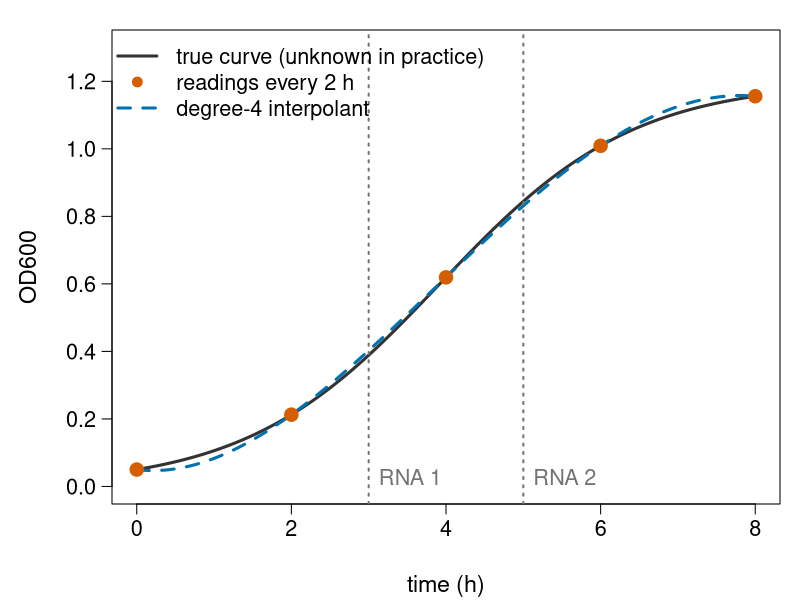
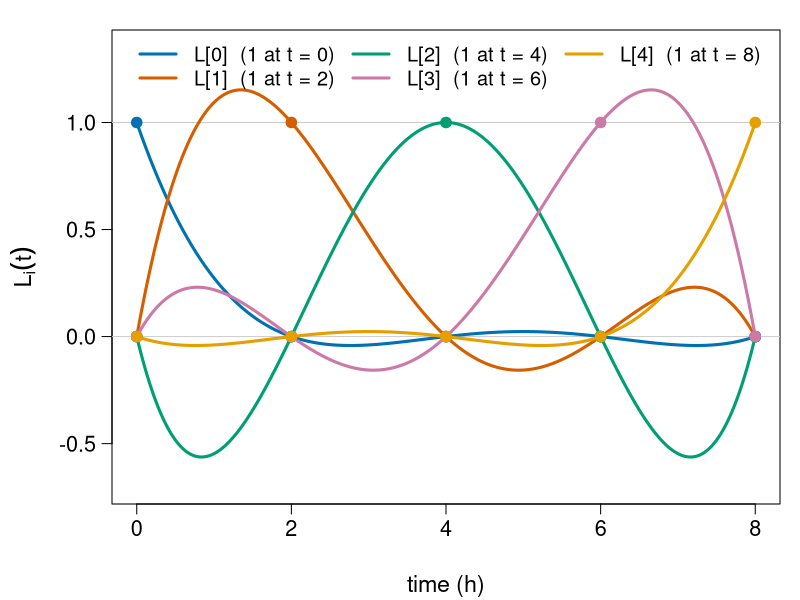
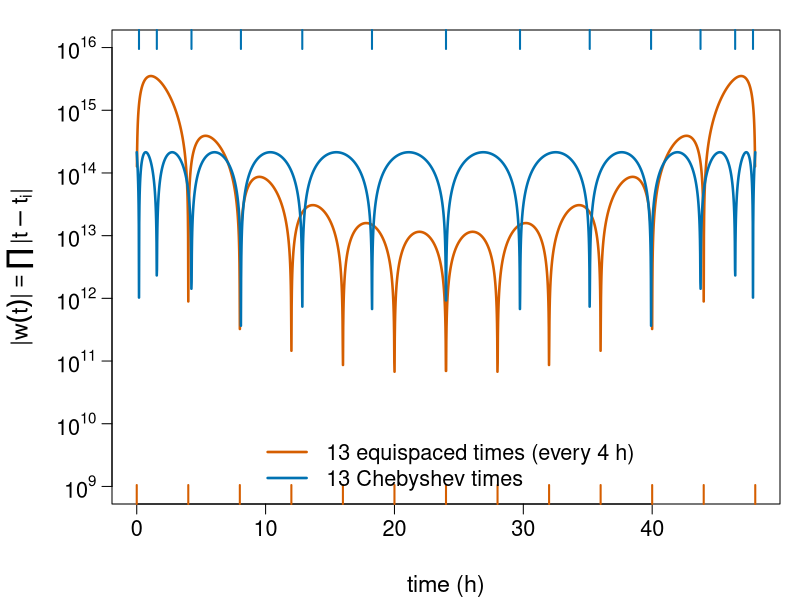
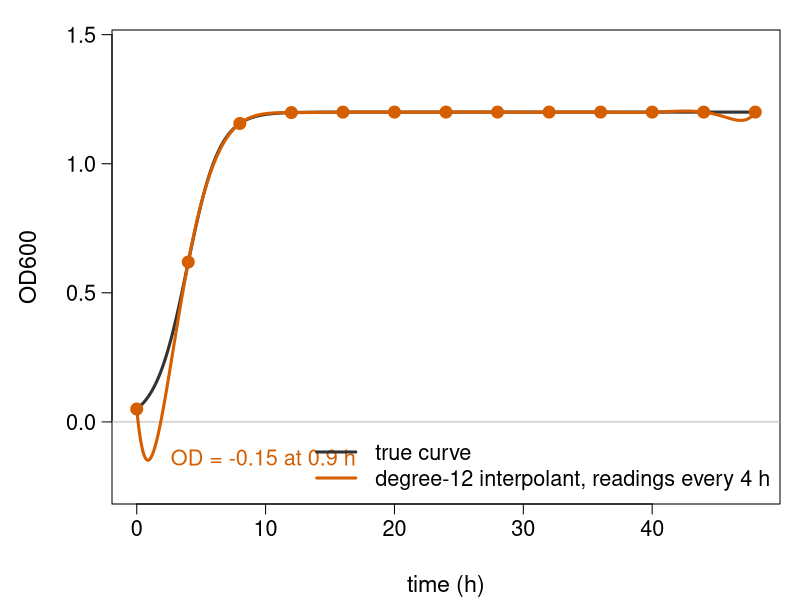
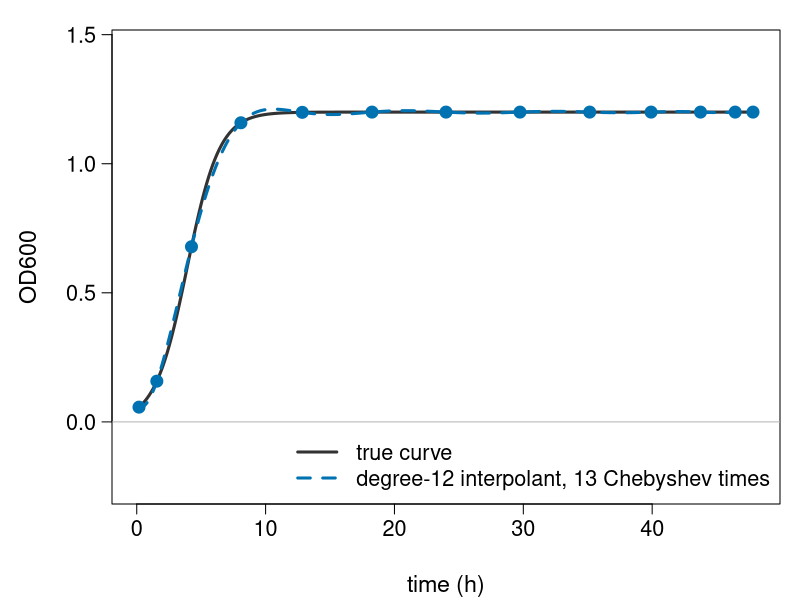
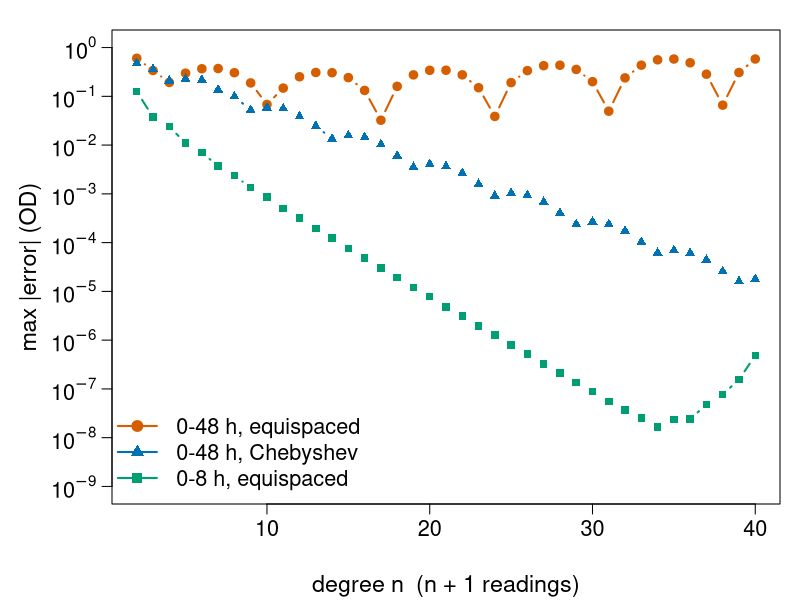
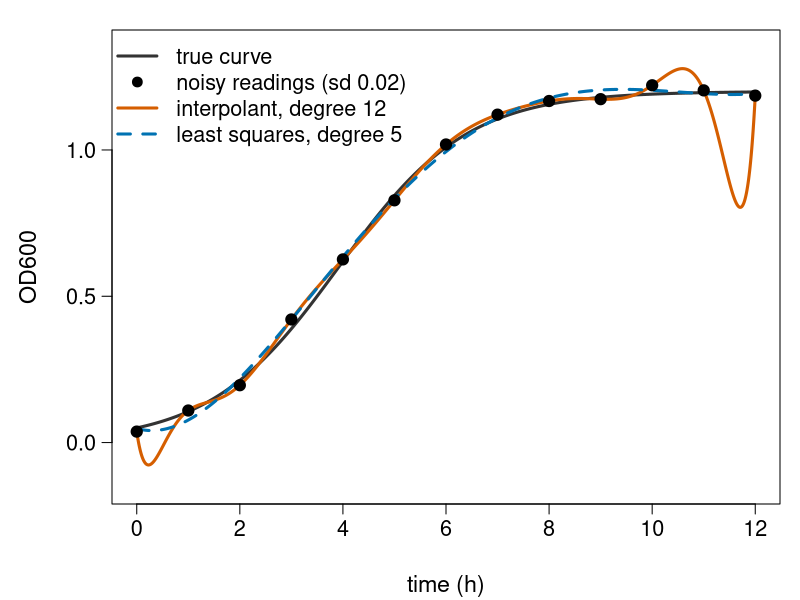
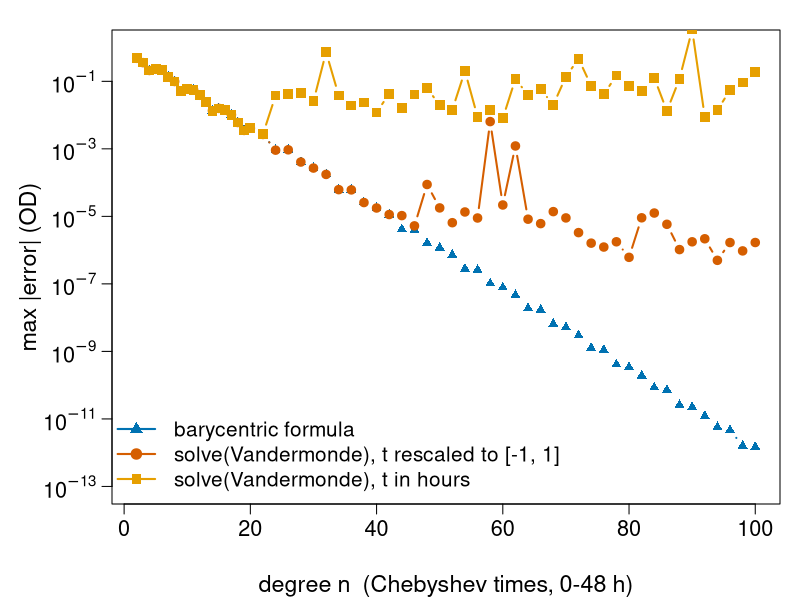

These figures' R source, in order:
# Figures for the polynomial-interpolation/ unit ("Polynomial interpolation").
#
# Re-run by hand from this folder (it is NOT run by `quarto render`):
#   cd polynomial-interpolation && Rscript make-polynomial-interpolation-figs.R
#
# Base R graphics only; writes SVG files fig01-...svg to fig08-...svg.
# Ground truth is the course's logistic OD curve (K = 1.2, N0 = 0.05,
# r = 0.8 per hour); every interpolant is evaluated with the barycentric
# formula (stable), except the monomial curves in fig08, which show the
# failure of solving the Vandermonde system (forced with solve(..., tol = 0)).

## ---- the running example (same code as on the slides) ----------------------

K <- 1.2; N0 <- 0.05; r <- 0.8          # carrying capacity, start OD, rate per hour
od <- function(t) K / (1 + (K / N0 - 1) * exp(-r * t))

bary_weights <- function(x) {           # scaled to avoid overflow; scaling cancels
  s <- 4 / (max(x) - min(x))
  sapply(seq_along(x), function(j) 1 / prod((x[j] - x[-j]) * s))
}
bary_eval <- function(x, y, w, xx) {
  sapply(xx, function(z) {
    d <- z - x
    if (any(d == 0)) return(y[d == 0][1])
    sum(w * y / d) / sum(w / d)
  })
}
interp <- function(x, y, xx) bary_eval(x, y, bary_weights(x), xx)
cheb <- function(n, a, b) {             # n + 1 Chebyshev points, increasing
  k <- 0:n
  (a + b) / 2 - (b - a) / 2 * cos((2 * k + 1) * pi / (2 * n + 2))
}
nodepoly <- function(xx, nodes) sapply(xx, function(z) prod(z - nodes))

## ---- plotting helpers ---------------------------------------------------------

col_blu <- "#0072B2"   # blue
col_ver <- "#D55E00"   # vermillion
col_grn <- "#009E73"   # bluish green
col_pur <- "#CC79A7"   # reddish purple
col_org <- "#E69F00"   # orange
col_sky <- "#56B4E9"   # sky blue
col_ref <- "grey45"

fig <- function(file, w = 9, h = 5.2, expr) {
  svg(file, width = w, height = h)
  par(mar = c(4.8, 5.6, 1.5, 1), las = 1, mgp = c(3.6, 0.8, 0),
      cex.lab = 1.4, cex.axis = 1.3)
  expr
  dev.off()
}
logaxis <- function(side, at) {
  axis(side, at = 10^at, labels = parse(text = paste0("10^", at)))
}

## ---- fig01: five readings, the truth and the degree-4 interpolant -------------

fig("fig01-sparse-od.svg", expr = {
  t <- c(0, 2, 4, 6, 8); y <- od(t)
  tt <- seq(0, 8, length.out = 400)
  plot(tt, od(tt), type = "l", lwd = 3, col = "grey20", ylim = c(0, 1.3),
       xlab = "time (h)", ylab = "OD600")
  lines(tt, interp(t, y, tt), lwd = 3, lty = 2, col = col_blu)
  abline(v = c(3, 5), col = col_ref, lty = 3, lwd = 2)
  points(t, y, pch = 19, cex = 1.8, col = col_ver)
  text(c(3, 5), 0.02, c("RNA 1", "RNA 2"), pos = 4, cex = 1.3, col = col_ref)
  legend("topleft", c("true curve (unknown in practice)", "readings every 2 h",
                      "degree-4 interpolant"),
         col = c("grey20", col_ver, col_blu), lwd = c(3, NA, 3), lty = c(1, NA, 2),
         pch = c(NA, 19, NA), bty = "n", cex = 1.3)
})

## ---- fig02: the five Lagrange basis polynomials -----------------------------

fig("fig02-lagrange-basis.svg", expr = {
  t <- c(0, 2, 4, 6, 8)
  tt <- seq(0, 8, length.out = 400)
  cols <- c(col_blu, col_ver, col_grn, col_pur, col_org)
  plot(NA, xlim = c(0, 8), ylim = c(-0.7, 1.35), xlab = "time (h)",
       ylab = expression(L[i](t)))
  abline(h = c(0, 1), col = "grey80")
  for (i in 1:5) {
    e <- as.numeric(1:5 == i)
    lines(tt, interp(t, e, tt), lwd = 3, col = cols[i])
    points(t, e, pch = 19, cex = 1.4, col = cols[i])
  }
  legend("top", paste0("L[", 0:4, "]  (1 at t = ", t, ")"), col = cols, lwd = 3,
         bty = "n", cex = 1.2, ncol = 3)
})

## ---- fig03: node polynomial, equispaced vs Chebyshev on [0, 48] ---------------

fig("fig03-node-poly.svg", expr = {
  te <- seq(0, 48, by = 4); tc <- cheb(12, 0, 48)
  tt <- seq(0, 48, length.out = 3000)
  we <- abs(nodepoly(tt, te)); wc <- abs(nodepoly(tt, tc))
  plot(tt, we, log = "y", type = "l", lwd = 2.5, col = col_ver, yaxt = "n",
       ylim = c(1e9, 1e16), xlab = "time (h)",
       ylab = expression("|" * w(t) * "|" == prod("|" * t - t[i] * "|")))
  logaxis(2, seq(9, 16, 1))
  lines(tt, wc, lwd = 2.5, col = col_blu)
  rug(te, col = col_ver, lwd = 2, ticksize = 0.04)
  rug(tc, col = col_blu, lwd = 2, ticksize = 0.04, side = 3)
  legend("bottom", c("13 equispaced times (every 4 h)", "13 Chebyshev times"),
         col = c(col_ver, col_blu), lwd = 2.5, bty = "n", cex = 1.3, bg = "white")
})

## ---- fig04: Runge on the 48 h run, equispaced --------------------------------

fig("fig04-runge-od.svg", expr = {
  te <- seq(0, 48, by = 4)
  tt <- seq(0, 48, length.out = 2000)
  pe <- interp(te, od(te), tt)
  plot(tt, od(tt), type = "l", lwd = 3, col = "grey20", ylim = c(-0.25, 1.45),
       xlab = "time (h)", ylab = "OD600")
  abline(h = 0, col = "grey70")
  lines(tt, pe, lwd = 3, col = col_ver)
  points(te, od(te), pch = 19, cex = 1.6, col = col_ver)
  i <- which.min(pe)
  text(tt[i] + 1, pe[i], sprintf("OD = %.2f at %.1f h", pe[i], tt[i]), pos = 4,
       cex = 1.3, col = col_ver)
  legend("bottomright", c("true curve", "degree-12 interpolant, readings every 4 h"),
         col = c("grey20", col_ver), lwd = 3, bty = "n", cex = 1.3)
})

## ---- fig05: same run, Chebyshev times ----------------------------------------

fig("fig05-chebyshev-od.svg", expr = {
  tc <- cheb(12, 0, 48)
  tt <- seq(0, 48, length.out = 2000)
  pc <- interp(tc, od(tc), tt)
  plot(tt, od(tt), type = "l", lwd = 3, col = "grey20", ylim = c(-0.25, 1.45),
       xlab = "time (h)", ylab = "OD600")
  abline(h = 0, col = "grey70")
  lines(tt, pc, lwd = 3, col = col_blu, lty = 2)
  points(tc, od(tc), pch = 19, cex = 1.6, col = col_blu)
  legend("bottomright", c("true curve", "degree-12 interpolant, 13 Chebyshev times"),
         col = c("grey20", col_blu), lwd = 3, lty = c(1, 2), bty = "n", cex = 1.3)
})

## ---- fig06: max error vs degree ----------------------------------------------

maxerr <- function(nodes, a, b) {
  tt <- seq(a, b, length.out = 4001)
  max(abs(interp(nodes, od(nodes), tt) - od(tt)))
}
ns <- 2:40
e8  <- sapply(ns, function(n) maxerr(seq(0, 8, length.out = n + 1), 0, 8))
e48 <- sapply(ns, function(n) maxerr(seq(0, 48, length.out = n + 1), 0, 48))
c48 <- sapply(ns, function(n) maxerr(cheb(n, 0, 48), 0, 48))

fig("fig06-error-vs-n.svg", expr = {
  plot(ns, e48, log = "y", type = "b", pch = 19, col = col_ver, lwd = 2,
       ylim = c(1e-9, 1), yaxt = "n", xlab = "degree n  (n + 1 readings)",
       ylab = "max |error| (OD)")
  logaxis(2, seq(-9, 0, 1))
  lines(ns, c48, type = "b", pch = 17, col = col_blu, lwd = 2)
  lines(ns, e8, type = "b", pch = 15, col = col_grn, lwd = 2)
  legend("bottomleft", c("0-48 h, equispaced", "0-48 h, Chebyshev",
                         "0-8 h, equispaced"),
         col = c(col_ver, col_blu, col_grn), pch = c(19, 17, 15), lwd = 2,
         bty = "n", cex = 1.3)
})

## ---- fig07: interpolation vs least-squares fit on noisy readings -------------

fig("fig07-fit-vs-interp.svg", expr = {
  set.seed(1)
  t12 <- 0:12
  y12 <- od(t12) + rnorm(13, sd = 0.02)
  tt <- seq(0, 12, length.out = 1200)
  f_fit <- lm(y12 ~ poly(t12, 5))
  plot(tt, od(tt), type = "l", lwd = 3, col = "grey20", ylim = c(-0.15, 1.35),
       xlab = "time (h)", ylab = "OD600")
  lines(tt, interp(t12, y12, tt), lwd = 3, col = col_ver)
  lines(tt, predict(f_fit, data.frame(t12 = tt)), lwd = 3, lty = 2, col = col_blu)
  points(t12, y12, pch = 19, cex = 1.5)
  legend("topleft", c("true curve", "noisy readings (sd 0.02)",
                      "interpolant, degree 12", "least squares, degree 5"),
         col = c("grey20", "black", col_ver, col_blu), lwd = c(3, NA, 3, 3),
         lty = c(1, NA, 1, 2), pch = c(NA, 19, NA, NA), bty = "n", cex = 1.3)
})

## ---- fig08: monomial coefficients vs barycentric evaluation ------------------

ns8 <- c(2:20, seq(22, 100, by = 2))
xx <- seq(0, 48, length.out = 2001)
e_bar <- e_mon <- e_raw <- rep(NA, length(ns8))
r_refuse <- NA                                        # first n where solve() refuses
for (j in seq_along(ns8)) {
  n <- ns8[j]; k <- 0:n
  tc <- cheb(n, 0, 48); y <- od(tc)
  w <- (-1)^k * sin((2 * k + 1) * pi / (2 * n + 2))   # Chebyshev weights
  e_bar[j] <- max(abs(bary_eval(tc, y, w, xx) - od(xx)))
  s <- (tc - 24) / 24; ss <- (xx - 24) / 24             # rescaled to [-1, 1]
  cf <- solve(outer(s, 0:n, "^"), y, tol = 0)
  e_mon[j] <- max(abs(outer(ss, 0:n, "^") %*% cf - od(xx)))
  cf2 <- solve(outer(tc, 0:n, "^"), y, tol = 0)       # t in hours, forced
  e_raw[j] <- max(abs(outer(xx, 0:n, "^") %*% cf2 - od(xx)))
  if (is.na(r_refuse) && inherits(try(solve(outer(tc, 0:n, "^"), y), silent = TRUE),
                                  "try-error")) r_refuse <- n
}

fig("fig08-monomial-vs-bary.svg", expr = {
  plot(ns8, e_bar, log = "y", type = "b", pch = 17, col = col_blu, lwd = 2,
       ylim = c(1e-13, 1), yaxt = "n", xlab = "degree n  (Chebyshev times, 0-48 h)",
       ylab = "max |error| (OD)")
  logaxis(2, seq(-13, 0, 2))
  lines(ns8, e_mon, type = "b", pch = 19, col = col_ver, lwd = 2)
  lines(ns8, e_raw, type = "b", pch = 15, col = col_org, lwd = 2, cex = 1.3)
  legend("bottomleft", c("barycentric formula",
                         "solve(Vandermonde), t rescaled to [-1, 1]",
                         "solve(Vandermonde), t in hours"),
         col = c(col_blu, col_ver, col_org), pch = c(17, 19, 15), lwd = 2,
         bty = "n", cex = 1.25)
})

cat("e48 (equispaced 0-48):", signif(e48, 2), "\n")
cat("c48 (Chebyshev 0-48):", signif(c48, 2), "\n")
cat("e8  (equispaced 0-8):", signif(e8, 2), "\n")
cat("solve() on raw Vandermonde refuses from n =", r_refuse, "\n")
cat("raw:", signif(e_raw, 2), "\n")
